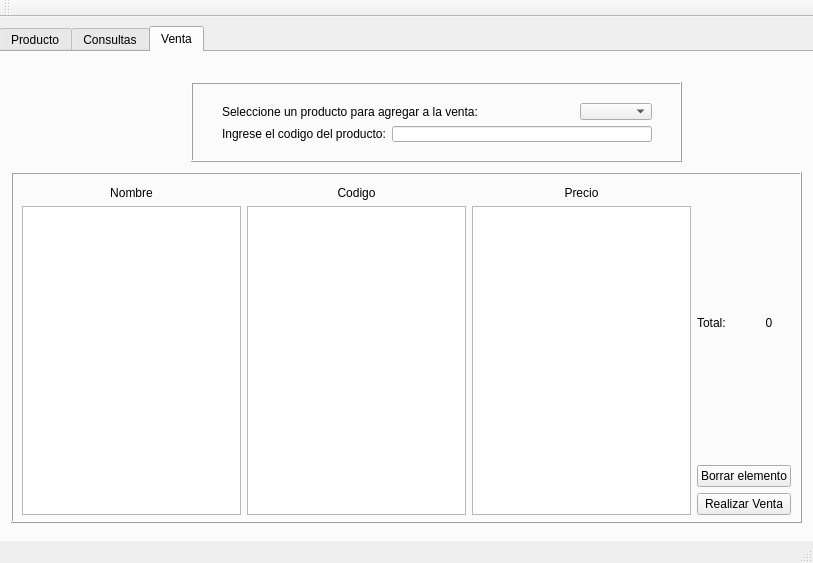
<?xml version="1.0" encoding="UTF-8"?>
<ui version="4.0">
 <class>VentanaPrincipal</class>
 <widget class="QMainWindow" name="VentanaPrincipal">
  <property name="geometry">
   <rect>
    <x>0</x>
    <y>0</y>
    <width>813</width>
    <height>563</height>
   </rect>
  </property>
  <property name="windowTitle">
   <string>VentanaPrincipal</string>
  </property>
  <widget class="QWidget" name="centralWidget">
   <widget class="QTabWidget" name="tabWidgetVenta">
    <property name="geometry">
     <rect>
      <x>-1</x>
      <y>9</y>
      <width>820</width>
      <height>550</height>
     </rect>
    </property>
    <property name="minimumSize">
     <size>
      <width>820</width>
      <height>550</height>
     </size>
    </property>
    <property name="currentIndex">
     <number>2</number>
    </property>
    <widget class="QWidget" name="tabProducto">
     <attribute name="title">
      <string>Producto</string>
     </attribute>
     <layout class="QGridLayout" name="gridLayout">
      <item row="0" column="0">
       <layout class="QVBoxLayout" name="verticalLayout_5">
        <item>
         <layout class="QHBoxLayout" name="horizontalLayout_2">
          <item>
           <spacer name="horizontalSpacer_7">
            <property name="orientation">
             <enum>Qt::Horizontal</enum>
            </property>
            <property name="sizeHint" stdset="0">
             <size>
              <width>40</width>
              <height>20</height>
             </size>
            </property>
           </spacer>
          </item>
          <item>
           <layout class="QVBoxLayout" name="verticalLayout_3">
            <item>
             <widget class="QLabel" name="labelNombre">
              <property name="text">
               <string>Nombre:</string>
              </property>
             </widget>
            </item>
            <item>
             <widget class="QLabel" name="labelCodigo">
              <property name="text">
               <string>Codigo:</string>
              </property>
             </widget>
            </item>
            <item>
             <widget class="QLabel" name="labelMarca">
              <property name="text">
               <string>Marca:</string>
              </property>
             </widget>
            </item>
            <item>
             <widget class="QLabel" name="labelProveedor">
              <property name="text">
               <string>Proveedor:</string>
              </property>
             </widget>
            </item>
            <item>
             <widget class="QLabel" name="labelPrecio">
              <property name="text">
               <string>Precio:</string>
              </property>
             </widget>
            </item>
            <item>
             <widget class="QLabel" name="labelPresentacion">
              <property name="text">
               <string>Presentación:</string>
              </property>
             </widget>
            </item>
            <item>
             <widget class="QLabel" name="labelComentario">
              <property name="text">
               <string>Comentario:</string>
              </property>
             </widget>
            </item>
            <item>
             <widget class="QLabel" name="labelStock">
              <property name="text">
               <string>Stock Inicial</string>
              </property>
             </widget>
            </item>
           </layout>
          </item>
          <item>
           <layout class="QVBoxLayout" name="verticalLayout_4">
            <item>
             <widget class="QLineEdit" name="lineEditNombre">
              <property name="inputMethodHints">
               <set>Qt::ImhPreferLowercase</set>
              </property>
             </widget>
            </item>
            <item>
             <widget class="QLineEdit" name="lineEditCodigo">
              <property name="inputMethodHints">
               <set>Qt::ImhPreferNumbers</set>
              </property>
             </widget>
            </item>
            <item>
             <widget class="QLineEdit" name="lineEditMarca">
              <property name="inputMethodHints">
               <set>Qt::ImhPreferLowercase</set>
              </property>
             </widget>
            </item>
            <item>
             <widget class="QLineEdit" name="lineEditProveedor">
              <property name="inputMethodHints">
               <set>Qt::ImhPreferLowercase</set>
              </property>
             </widget>
            </item>
            <item>
             <widget class="QLineEdit" name="lineEditPrecio">
              <property name="inputMethodHints">
               <set>Qt::ImhDigitsOnly</set>
              </property>
             </widget>
            </item>
            <item>
             <widget class="QLineEdit" name="lineEditPresentacion">
              <property name="inputMethodHints">
               <set>Qt::ImhDigitsOnly</set>
              </property>
             </widget>
            </item>
            <item>
             <widget class="QLineEdit" name="lineEditComentarios">
              <property name="inputMethodHints">
               <set>Qt::ImhLowercaseOnly</set>
              </property>
             </widget>
            </item>
            <item>
             <widget class="QLineEdit" name="lineEditStock">
              <property name="inputMethodHints">
               <set>Qt::ImhDigitsOnly</set>
              </property>
             </widget>
            </item>
           </layout>
          </item>
          <item>
           <spacer name="horizontalSpacer_8">
            <property name="orientation">
             <enum>Qt::Horizontal</enum>
            </property>
            <property name="sizeHint" stdset="0">
             <size>
              <width>40</width>
              <height>20</height>
             </size>
            </property>
           </spacer>
          </item>
         </layout>
        </item>
        <item>
         <layout class="QHBoxLayout" name="horizontalLayout_7">
          <item>
           <spacer name="horizontalSpacer_5">
            <property name="orientation">
             <enum>Qt::Horizontal</enum>
            </property>
            <property name="sizeHint" stdset="0">
             <size>
              <width>40</width>
              <height>20</height>
             </size>
            </property>
           </spacer>
          </item>
          <item>
           <widget class="QPushButton" name="pushButtonCrearProducto">
            <property name="text">
             <string>Crear Producto</string>
            </property>
           </widget>
          </item>
          <item>
           <spacer name="horizontalSpacer_6">
            <property name="orientation">
             <enum>Qt::Horizontal</enum>
            </property>
            <property name="sizeHint" stdset="0">
             <size>
              <width>40</width>
              <height>20</height>
             </size>
            </property>
           </spacer>
          </item>
         </layout>
        </item>
       </layout>
      </item>
      <item row="1" column="0">
       <widget class="QTableView" name="tableViewProducto">
        <property name="editTriggers">
         <set>QAbstractItemView::NoEditTriggers</set>
        </property>
       </widget>
      </item>
     </layout>
    </widget>
    <widget class="QWidget" name="tabConsultar">
     <attribute name="title">
      <string>Consultas</string>
     </attribute>
     <layout class="QGridLayout" name="gridLayout_3">
      <item row="0" column="0">
       <layout class="QHBoxLayout" name="horizontalLayout_3">
        <item>
         <widget class="QLabel" name="label">
          <property name="text">
           <string>Seleccione la tabla para consultar y/o modificar</string>
          </property>
         </widget>
        </item>
        <item>
         <spacer name="horizontalSpacer">
          <property name="orientation">
           <enum>Qt::Horizontal</enum>
          </property>
          <property name="sizeHint" stdset="0">
           <size>
            <width>40</width>
            <height>20</height>
           </size>
          </property>
         </spacer>
        </item>
        <item>
         <widget class="QComboBox" name="comboBoxTablasDisponibles">
          <item>
           <property name="text">
            <string>producto</string>
           </property>
          </item>
          <item>
           <property name="text">
            <string>detalle de venta</string>
           </property>
          </item>
         </widget>
        </item>
       </layout>
      </item>
      <item row="1" column="0">
       <widget class="QTableView" name="tableViewConsultas"/>
      </item>
     </layout>
    </widget>
    <widget class="QWidget" name="tabVenta">
     <attribute name="title">
      <string>Venta</string>
     </attribute>
     <widget class="QFrame" name="frameinferior">
      <property name="geometry">
       <rect>
        <x>10</x>
        <y>120</y>
        <width>791</width>
        <height>351</height>
       </rect>
      </property>
      <property name="frameShape">
       <enum>QFrame::Box</enum>
      </property>
      <property name="frameShadow">
       <enum>QFrame::Raised</enum>
      </property>
      <widget class="QWidget" name="">
       <property name="geometry">
        <rect>
         <x>0</x>
         <y>3</y>
         <width>791</width>
         <height>351</height>
        </rect>
       </property>
       <layout class="QHBoxLayout" name="modelosTotalRealizarVenta">
        <item>
         <layout class="QHBoxLayout" name="horizontalLayout_4">
          <item>
           <layout class="QHBoxLayout" name="horizontalLayout">
            <item>
             <layout class="QVBoxLayout" name="verticalLayout_6">
              <item>
               <widget class="QLabel" name="labelProducto">
                <property name="text">
                 <string>Nombre</string>
                </property>
                <property name="alignment">
                 <set>Qt::AlignCenter</set>
                </property>
               </widget>
              </item>
              <item>
               <widget class="QListView" name="listViewNombreDeProductos">
                <property name="frameShape">
                 <enum>QFrame::StyledPanel</enum>
                </property>
                <property name="frameShadow">
                 <enum>QFrame::Raised</enum>
                </property>
                <property name="lineWidth">
                 <number>5</number>
                </property>
               </widget>
              </item>
             </layout>
            </item>
            <item>
             <layout class="QVBoxLayout" name="verticalLayout_2">
              <item>
               <widget class="QLabel" name="Codigo">
                <property name="text">
                 <string>Codigo</string>
                </property>
                <property name="alignment">
                 <set>Qt::AlignCenter</set>
                </property>
               </widget>
              </item>
              <item>
               <widget class="QListView" name="listViewCodigos"/>
              </item>
             </layout>
            </item>
            <item>
             <layout class="QVBoxLayout" name="verticalLayout">
              <item>
               <widget class="QLabel" name="Precio">
                <property name="text">
                 <string>Precio</string>
                </property>
                <property name="alignment">
                 <set>Qt::AlignCenter</set>
                </property>
               </widget>
              </item>
              <item>
               <widget class="QListView" name="listViewPrecio"/>
              </item>
             </layout>
            </item>
           </layout>
          </item>
          <item>
           <layout class="QVBoxLayout" name="verticalLayout_8"/>
          </item>
         </layout>
        </item>
        <item>
         <layout class="QVBoxLayout" name="totalYrealizarVenta">
          <item>
           <layout class="QHBoxLayout" name="labelsTotal">
            <item>
             <widget class="QLabel" name="labelMarcarTotal">
              <property name="text">
               <string>Total:   </string>
              </property>
             </widget>
            </item>
            <item>
             <widget class="QLabel" name="labelTotal">
              <property name="text">
               <string>0</string>
              </property>
              <property name="alignment">
               <set>Qt::AlignCenter</set>
              </property>
             </widget>
            </item>
           </layout>
          </item>
          <item>
           <widget class="QPushButton" name="pushButtonBorrarElemento">
            <property name="text">
             <string>Borrar elemento</string>
            </property>
           </widget>
          </item>
          <item>
           <widget class="QPushButton" name="pushButtonRealizarVenta">
            <property name="text">
             <string>Realizar Venta</string>
            </property>
           </widget>
          </item>
         </layout>
        </item>
       </layout>
      </widget>
     </widget>
     <widget class="QFrame" name="frameSuperior">
      <property name="geometry">
       <rect>
        <x>190</x>
        <y>30</y>
        <width>491</width>
        <height>80</height>
       </rect>
      </property>
      <property name="frameShape">
       <enum>QFrame::Box</enum>
      </property>
      <property name="frameShadow">
       <enum>QFrame::Raised</enum>
      </property>
      <widget class="QWidget" name="">
       <property name="geometry">
        <rect>
         <x>20</x>
         <y>10</y>
         <width>452</width>
         <height>61</height>
        </rect>
       </property>
       <layout class="QVBoxLayout" name="verticalLayout1">
        <item>
         <layout class="QHBoxLayout" name="layoutComboBox">
          <item>
           <widget class="QLabel" name="labelSeleccioneProducto">
            <property name="text">
             <string>Seleccione un producto para agregar a la venta:</string>
            </property>
           </widget>
          </item>
          <item>
           <spacer name="horizontalSpacer_3">
            <property name="orientation">
             <enum>Qt::Horizontal</enum>
            </property>
            <property name="sizeHint" stdset="0">
             <size>
              <width>40</width>
              <height>20</height>
             </size>
            </property>
           </spacer>
          </item>
          <item>
           <widget class="QComboBox" name="comboBoxListaProductos"/>
          </item>
         </layout>
        </item>
        <item>
         <layout class="QHBoxLayout" name="horizontalLayout_5">
          <item>
           <widget class="QLabel" name="label_3">
            <property name="text">
             <string>Ingrese el codigo del producto:</string>
            </property>
           </widget>
          </item>
          <item>
           <widget class="QLineEdit" name="lineEditCodigoBuscado"/>
          </item>
         </layout>
        </item>
       </layout>
      </widget>
     </widget>
    </widget>
   </widget>
  </widget>
  <widget class="QMenuBar" name="menuBar">
   <property name="geometry">
    <rect>
     <x>0</x>
     <y>0</y>
     <width>813</width>
     <height>22</height>
    </rect>
   </property>
  </widget>
  <widget class="QToolBar" name="mainToolBar">
   <attribute name="toolBarArea">
    <enum>TopToolBarArea</enum>
   </attribute>
   <attribute name="toolBarBreak">
    <bool>false</bool>
   </attribute>
  </widget>
  <widget class="QStatusBar" name="statusBar"/>
 </widget>
 <layoutdefault spacing="6" margin="11"/>
 <resources/>
 <connections/>
</ui>
